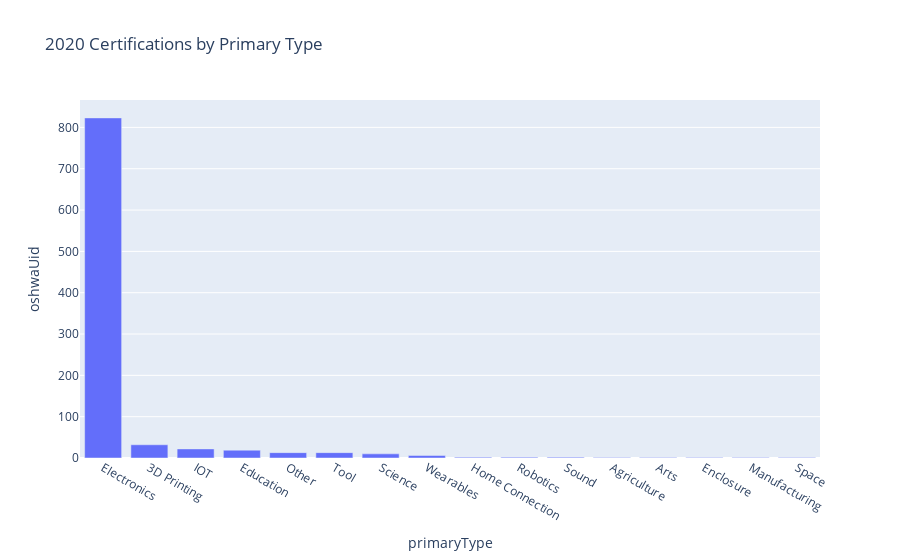

Source (notebook cell):
### Code cell
pt_data = df2020.groupby("primaryType").count().sort_values("oshwaUid",ascending=False)
fig = px.bar(pt_data,y="oshwaUid",title="2020 Certifications by Primary Type")
fig.show()

### Figure 1 — Plotly figure (JSON) as saved in the notebook; plotly's stock layout.template omitted (floating-point values rounded to 4 significant figures)
{"data": [{"alignmentgroup": "True", "hovertemplate": "primaryType=%{x}<br>oshwaUid=%{y}<extra></extra>", "legendgroup": "", "marker": {"color": "#636efa"}, "name": "", "offsetgroup": "", "orientation": "v", "showlegend": false, "textposition": "auto", "type": "bar", "x": ["Electronics", "3D Printing", "IOT", "Education", "Other", "Tool", "Science", "Wearables", "Home Connection", "Robotics", "Sound", "Agriculture", "Arts", "Enclosure", "Manufacturing", "Space"], "xaxis": "x", "y": [823, 32, 22, 19, 13, 13, 10, 6, 2, 2, 2, 1, 1, 1, 1, 1], "yaxis": "y"}], "layout": {"barmode": "relative", "legend": {"tracegroupgap": 0}, "title": {"text": "2020 Certifications by Primary Type"}, "xaxis": {"anchor": "y", "domain": [0, 1], "title": {"text": "primaryType"}}, "yaxis": {"anchor": "x", "domain": [0, 1], "title": {"text": "oshwaUid"}}}}
